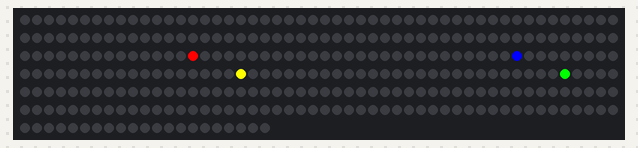
A sketch run on a simulated Arduino Uno, built with avr-gcc and run on an emulated ATmega328P. Parts: 321 RGB LEDs in strip order, left to right, continuing on the next row. Random numbers use the default seed unless the sketch sets one; what the sketch prints to the serial monitor is not drawn.

Above: at 0.1 s.
At 3.33 s:
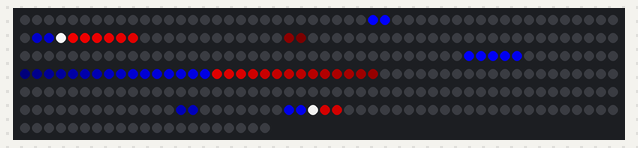
At 7.71 s:
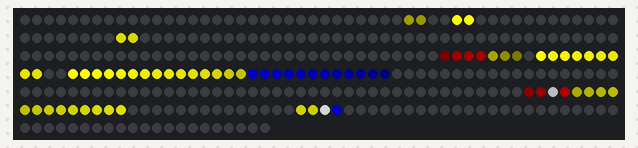
At 18.3 s:
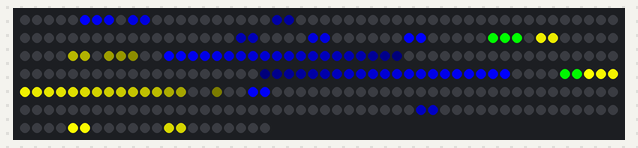
At 28.44 s:
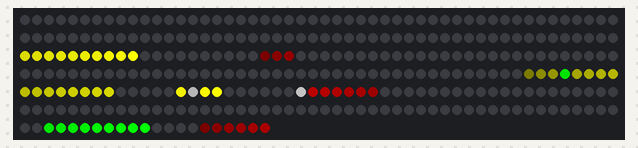
At 39.27 s:
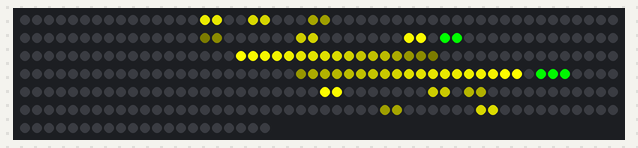

The sketch:

Tron_Cycles.ino
```cpp
//#include <Adafruit_GFX.h>
#include <Adafruit_NeoPixel.h>
#include <Streaming.h>
#include <Metro.h>

// GRN > RED
//  ^     v
// YEL < BLU

#define RIM_PIN 3
#define RIM_X 107
#define RIM_Y 3
#define RED_X 7
#define BLU_X 34 // delta 27
#define YEL_X 61 // delta 27
#define GRN_X 88 // delta 27
#define ALL_Y 1

#define UPDATE_INTERVAL 30UL
Metro updateCycles(UPDATE_INTERVAL);

#define ADD_INTERVAL 1000UL
Metro addCycles(ADD_INTERVAL);

#define CYCLE_DICK_MOVE_PERCENT 15 // chance that a cycle will throw some "zigs" in it's path around the rim
#define CYCLE_TRAIL_LENGTH BLU_X-RED_X // a light cycle leaves a trail as long as 1/4 of the rim circumference

Adafruit_NeoPixel rimJob = Adafruit_NeoPixel(RIM_X*RIM_Y, RIM_PIN, NEO_GRB + NEO_KHZ800);

const uint32_t Red = rimJob.Color(255, 0, 0);
const uint32_t Yel = rimJob.Color(255, 255, 0);
const uint32_t Grn = rimJob.Color(0, 255, 0);
const uint32_t Blu = rimJob.Color(0, 0, 255);
const uint32_t Dead = rimJob.Color(0, 0, 0);
const uint32_t White = rimJob.Color(255, 255, 255);

// tracks the cycles
typedef struct {
  boolean live; // live or dead
  uint32_t x,y; // location
  uint32_t color; // color of the cycle
  byte movePref; // CW or CCW preference
} cycle_t;

#define MAX_CYCLES 20
cycle_t cycles[MAX_CYCLES];

void setup() {

  Serial.begin(115200);

  // random seed set from electrical noise on an analog pin.
  randomSeed(analogRead(A5));

  // put your setup code here, to run once:
  // Neopixel strips
  rimJob.begin();

  // clear strip
  for( int p=0; p<rimJob.numPixels(); p++ ) rimJob.setPixelColor(p, Dead);

  Serial << F("numPixels: ") << rimJob.numPixels() << endl;

  // clear cycles
  for( int c=0; c<MAX_CYCLES; c++ ) {
    cycles[c].live=false;
  }

  addCycle(RED_X, ALL_Y, Red);
  addCycle(GRN_X, ALL_Y, Grn);
  addCycle(BLU_X, ALL_Y, Blu);
  addCycle(YEL_X, ALL_Y, Yel);

  Serial << F("Startup complete.") << endl;

  rimJob.show();
  serialPrint();

}

void loop() {
  // put your main code here, to run repeatedly:
  if( updateCycles.check() ) {
    fadeCycles();
    moveCycles();
//    serialPrint();
    rimJob.show();
  }
  if( addCycles.check() ) {
    switch( random(0,4) ) {
      case 0: addCycle(RED_X, ALL_Y, Red); break;
      case 1: addCycle(GRN_X, ALL_Y, Grn); break;
      case 2: addCycle(BLU_X, ALL_Y, Blu); break;
      case 3: addCycle(YEL_X, ALL_Y, Yel); break;
    }
  }
}

void serialPrint() {
  static unsigned long it=0;
  Serial << endl << it << F(":") << endl;
  for( int y=0; y<RIM_Y; y++) {
    for( int x=0; x<RIM_X; x++) {
      uint32_t c = rimJob.getPixelColor(getPixelN(x,y));
      boolean isC = isCycle(x,y);
      char p;

           if( isC && c==Red ) p = 'R';
      else if( isC && c==Grn ) p = 'G';
      else if( isC && c==Blu ) p = 'B';
      else if( isC && c==Yel ) p = 'Y';
      else if( isC ) p = '!'; // BAD: cycles have a color
      else if( c==Red ) p = 'r';
      else if( c==Grn ) p = 'g';
      else if( c==Blu ) p = 'b';
      else if( c==Yel ) p = 'y';
      else if( c==Dead ) p = ' ';
      else if( c==White ) p = '*';
      else p = '.'; // faded/cycle trail

      Serial << p;
    }
    Serial << endl;
  }

  it++;
}

// looks for active cycle at a pixel location
boolean isCycle(int x, int y) {
  for( int c=0; c<MAX_CYCLES; c++ ) {
    if( cycles[c].live && cycles[c].x==x && cycles[c].y==y )
      return( true );
  }
  return( false );
}

void addCycle(uint32_t x, uint32_t y, uint32_t color) {

  byte availableCycle=0;
  while( cycles[availableCycle].live ) {
    availableCycle++;
    if( availableCycle == MAX_CYCLES ) {
      Serial << F("addCycle error.  no available cycle slots.  Halting!") << endl;
      while(1);
    }
  }

  rimJob.setPixelColor(getPixelN(x,y), color);

  cycles[availableCycle].x = x;
  cycles[availableCycle].y = y;
  cycles[availableCycle].color = color;
  cycles[availableCycle].live = true;

  static byte movePref = 0;
  (++movePref) %= 2;
  cycles[availableCycle].movePref = movePref; // likes to go CW or CCW, generally

}

void fadeCycles() {
  const int fadeAmount = 255 / (CYCLE_TRAIL_LENGTH);

  for( int p=0; p<rimJob.numPixels(); p++ ) {
    uint32_t c = rimJob.getPixelColor(p);

    // assuming RGB order.
    byte red = constrain( (int)((c << 8) >> 24) - fadeAmount, 0, 255);
    byte green = constrain( (int)((c << 16) >> 24) - fadeAmount, 0, 255);
    byte blue = constrain( (int)((c << 24) >> 24) - fadeAmount, 0, 255);

    rimJob.setPixelColor(p, red, green, blue);
  }
}

void moveCycles() {
  for( byte c=0; c<MAX_CYCLES; c++ ) {
    if( cycles[c].live ) {
      moveThisCycle(c);
     }
  }
}

void moveThisCycle(byte c) {
  int cw = (int)cycles[c].x+1;
  if( cw<0 ) cw = RIM_X-1;
  else if ( cw >= RIM_X) cw = 0;

  int ccw = (int)cycles[c].x-1;
  if( ccw<0 ) ccw = RIM_X-1;
  else if ( ccw >= RIM_X) ccw = 0;

  uint32_t moveX[4] = {
    cw, // CW. wrap.
    ccw, // CCW. wrap
    cycles[c].x, // DOWN
    cycles[c].x, // UP
  };
  uint32_t moveY[4] = {
    cycles[c].y, // CW
    cycles[c].y, // CCW
    constrain(((int)cycles[c].y-1), 0, RIM_Y-1), // DOWN.  no wrap.
    constrain(((int)cycles[c].y+1), 0, RIM_Y-1), // UP. no wrap.
  };

  // drivin' and cryin'

  // preference for moves
  byte movePref[4];
  byte r = random(0,100);
  // add some randomness to there's "jogs" in the paths.
  if( cycles[c].y == ALL_Y && r >= CYCLE_DICK_MOVE_PERCENT ) {
    // if we're in the center, try CW/CCW frist
    movePref[0]=cycles[c].movePref; // either CW or CCW.
    movePref[1]= movePref[0]==0 ? 1 : 0;
    // and only move UP or DOWN if we have to
    movePref[2]=random(2,4); // either UP or DOWN.
    movePref[3]= movePref[2]==2 ? 3 : 2;
  } else {
    // try to move UP or DOWN
    movePref[0]=random(2,4); // either UP or DOWN.
    movePref[1]= movePref[0]==2 ? 3 : 2;
    // and only move CW/CCW if we have to
    movePref[2]=cycles[c].movePref; // either CW or CCW.
    movePref[3]= movePref[2]==0 ? 1 : 0;
  }

  // try some moves
  for( byte m=0; m<4; m++ ) {
    if( rimJob.getPixelColor(getPixelN(moveX[movePref[m]], moveY[movePref[m]])) == Dead ) {
      // good.
      cycles[c].x = moveX[movePref[m]];
      cycles[c].y = moveY[movePref[m]];

      rimJob.setPixelColor(getPixelN(cycles[c].x,cycles[c].y), cycles[c].color);

      return;
    }
  }
  // uh oh. smash!
  cycles[c].live = false;
  rimJob.setPixelColor(getPixelN(cycles[c].x,cycles[c].y), White);
}

// returns the i-th pixel mapped to x,y
uint32_t getPixelN(uint32_t x, uint32_t y) {
  if( x >= RIM_X || y >= RIM_Y ) {
    Serial << F("getPixelN error: out of range.  x=") << x << F(" y=") << y << endl << F("Halting.") << endl;
    while(1);
  }
  return( y*RIM_X + x ); // this could be right?
}
```
